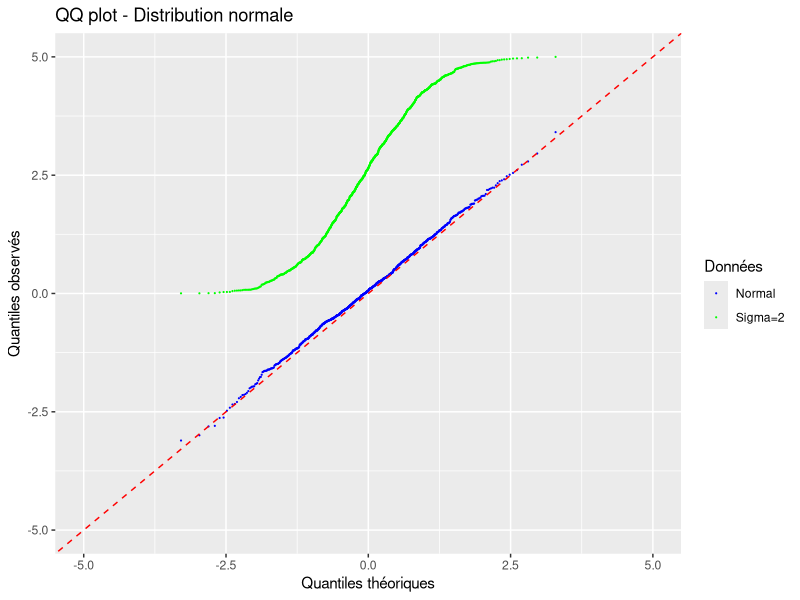
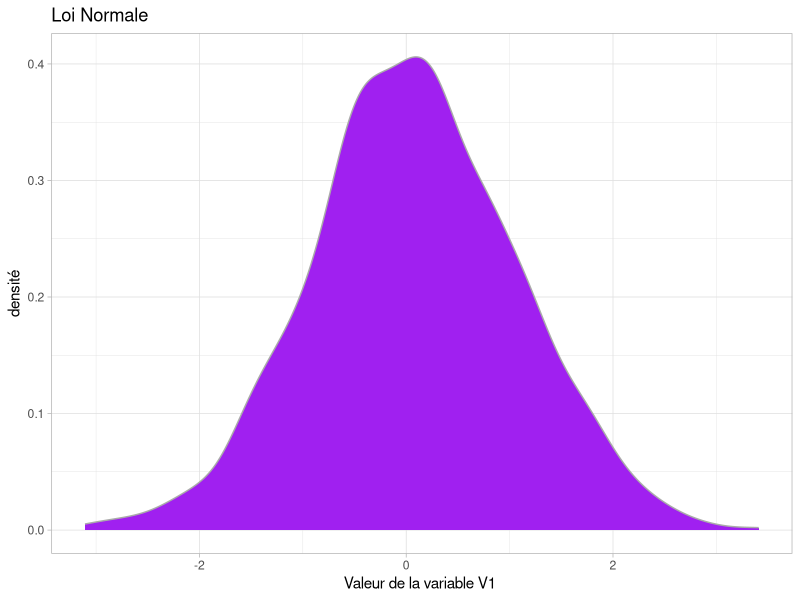
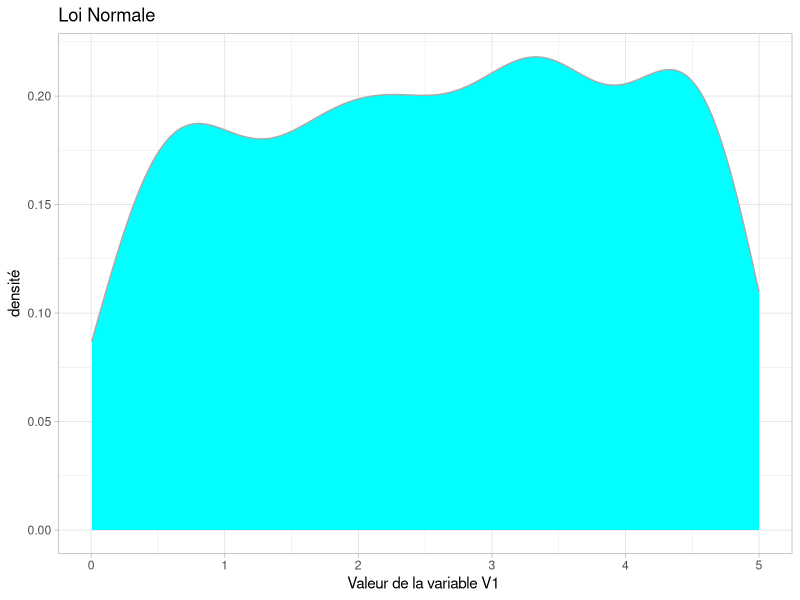
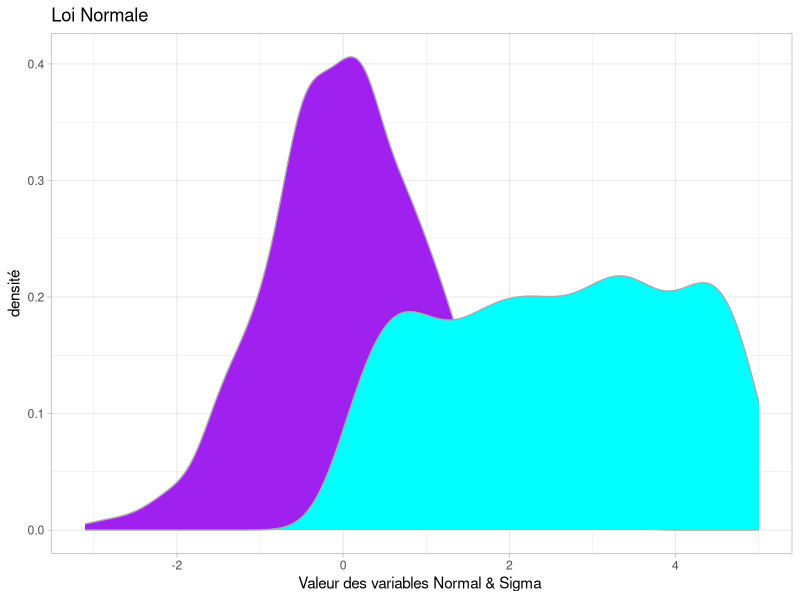

R code for these plots, in order:
## ---- chunk 1

library(ggplot2)

n <- 1000
m <- 5
sigma <- 2
x_lim <- c(-m, m)
y_lim <- x_lim

# Exemple de données
Normal_data <- data.frame(valeurs = rnorm(n, 0, 1))
sigma_data <- data.frame(valeurs = runif(n, min = 0, max = 5))

# m_data <- data.frame(valeurs = rnorm(n, m, 1))
# m_sigma_data <- data.frame(valeurs = rnorm(n, m, sigma))
# uni_data<-data.frame(valeurs =-runif(n, min = 0, max = 5))

# Création des graphiques QQ plot avec ggplot2 pour chaque jeu de données
ggplot() +
  stat_qq(data = Normal_data, aes(sample = valeurs, color = "Normal"), distribution = qnorm, dparams = list(mean = 0, sd = 1), size = 0.1) +
  stat_qq(data = sigma_data, aes(sample = valeurs, color = "Sigma=2"), distribution = qnorm, dparams = list(mean = 0, sd = 1), size = 0.1) +
#  stat_qq(data = m_data, aes(sample = valeurs, color = "Mean=5"), distribution = qnorm, dparams = list(mean = 0, sd = 1), size = 0.1) +
#  stat_qq(data = m_sigma_data, aes(sample = valeurs, color = "Mean=5,Sigma=2"), distribution = qnorm, dparams = list(mean = 0, sd = 1), size = 0.1) +
#  stat_qq(data = uni_data, aes(sample = valeurs, color = "Uniform[0,5]"), distribution = qnorm, dparams = list(mean = 0, sd = 1), size = 0.1) +
  geom_abline(intercept = 0, slope = 1, color = "red", linetype = "dashed") + 
  labs(title = "QQ plot - Distribution normale",
       x = "Quantiles théoriques",
       y = "Quantiles observés",
       color = "Données") +  # Légende pour les couleurs
  coord_cartesian(xlim = x_lim, ylim = y_lim) +
  scale_color_manual(values = c("Normal" = "blue", "Sigma=2" = "green")) 


plot1 <- ggplot(Normal_data)+
        geom_density(aes(x = valeurs), color="#aaaaaa", fill="purple" )+
        theme_light()+
        labs(title = "Loi Normale", x="Valeur de la variable V1 ", y="densité")
plot1

plot2 <- ggplot(sigma_data)+
        geom_density(aes(x = valeurs), color="#aaaaaa", fill="cyan" )+
        theme_light()+
        labs(title = "Loi Normale", x="Valeur de la variable V1 ", y="densité")
plot2


plot3 <- ggplot()+
        geom_density(data=Normal_data, aes(x = valeurs), color="#aaaaaa", fill="purple" )+
        geom_density(data=sigma_data, aes(x = valeurs), color="#aaaaaa", fill="cyan" )+
        theme_light()+
        labs(title = "Loi Normale", x="Valeur des variables Normal & Sigma ", y="densité")
plot3


